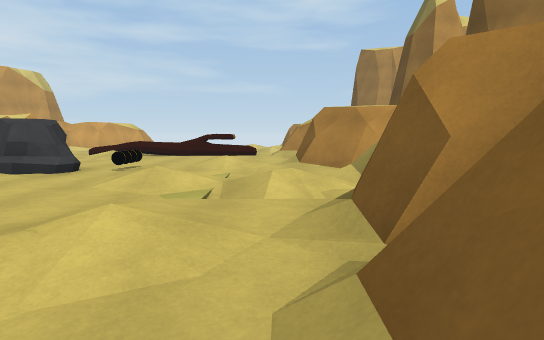
View 1 (above)

16 first-person views from a walk through a 3-D level made in the Unity game engine. The camera is 1.2 m above the floor, tilts 6° down and sees 80° across. The floor is counted in squares, 2 m on a side. Each view is taken from the middle of a square. On the plan, view 1 faces up. The plan holds only what a view shows up to about 10 squares ahead; the rest is blank. The place goes on beyond the plan. The player character is not drawn.

View 2
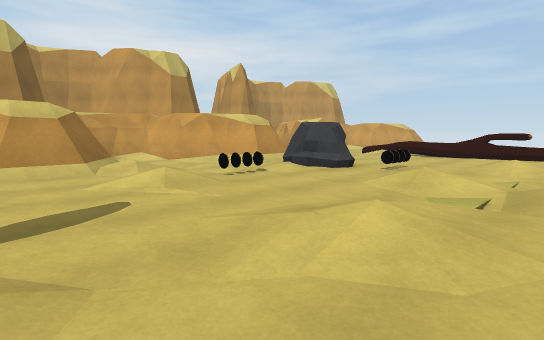

View 3
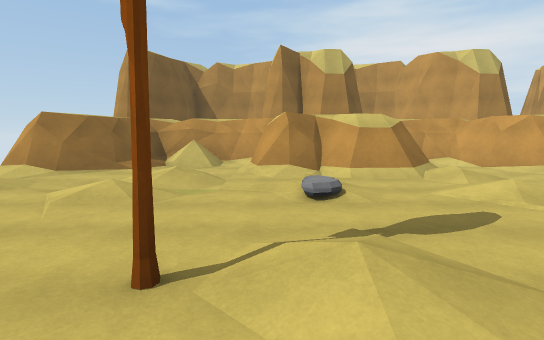

View 4
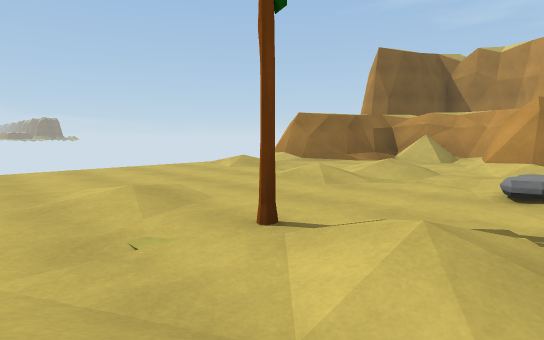

View 5
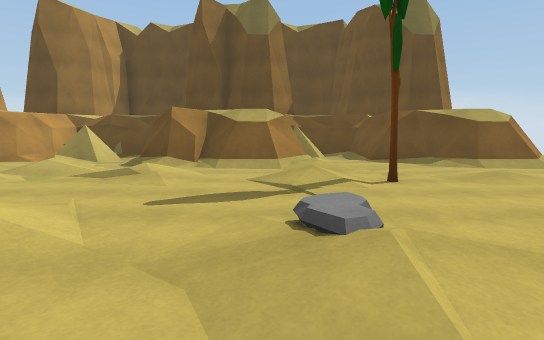

View 6
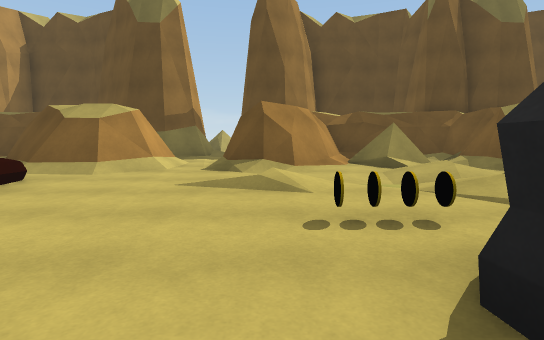

View 7
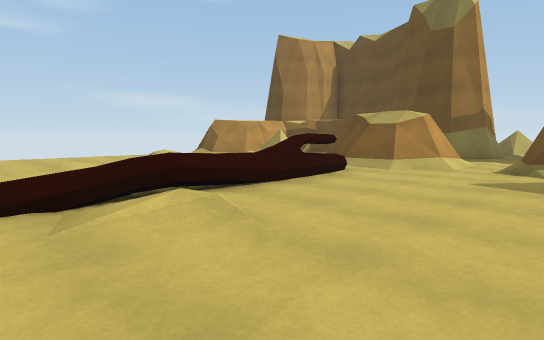

View 8
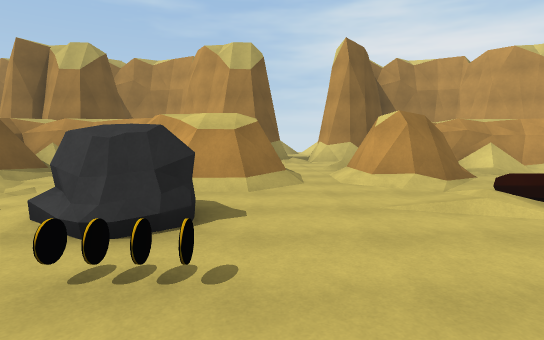

View 9
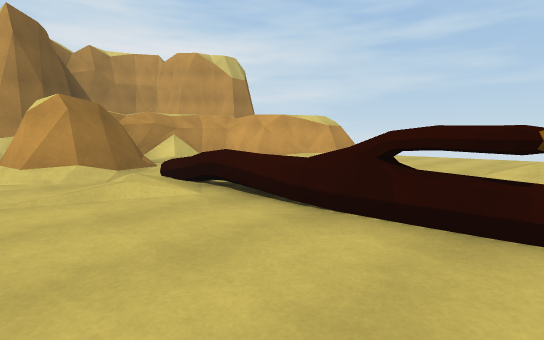

View 10
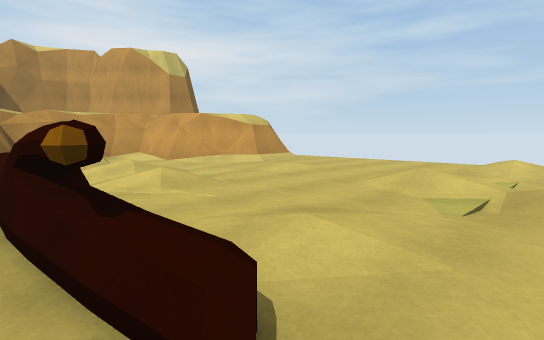

View 11
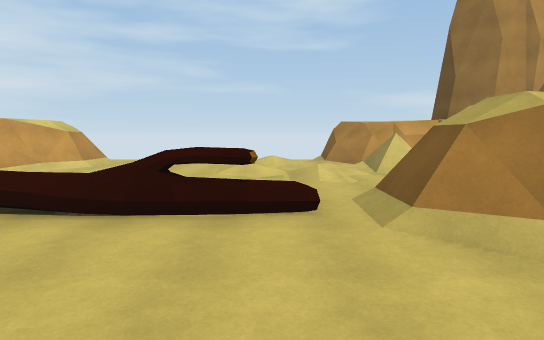

View 12
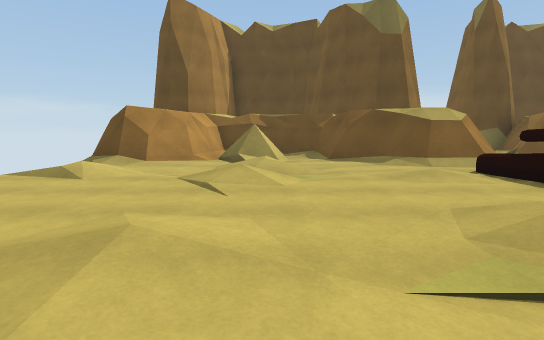

View 13
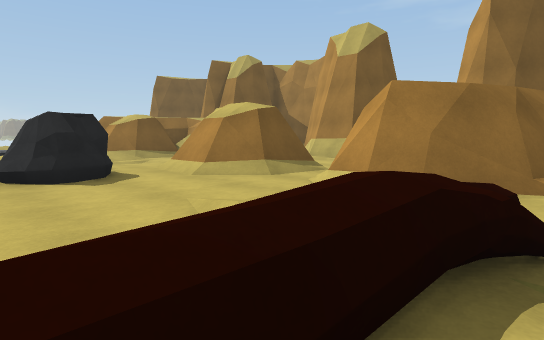

View 14
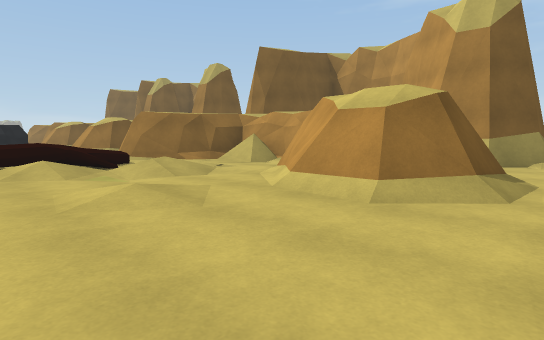

View 15
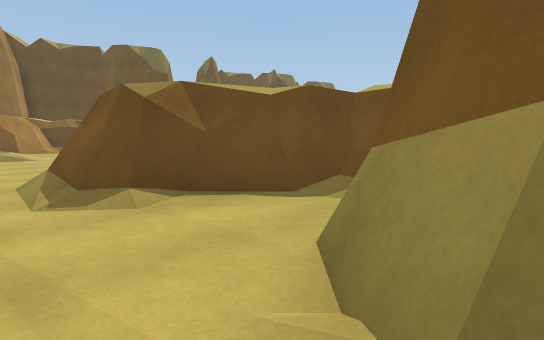

View 16
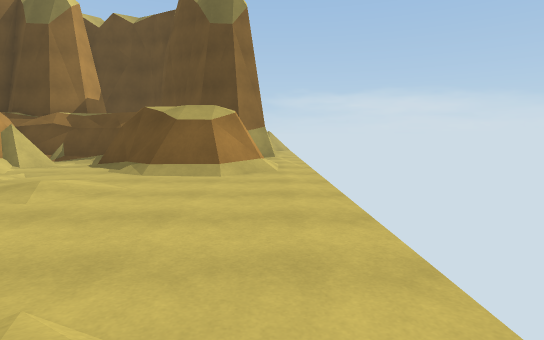

### Floor plan
Key: @ floor where view 1 was taken; # wall or solid block; . main floor; : floor 0.25 m higher than the main floor; - floor 0.25 m lower than the main floor; / step, stairs or slope; = window, fence, low wall or low ledge; R rock; T tree; O other object.
Columns run from 12 left of view 1 to 5 right of it. Each row starts with its distance up from view 1.
 18  ........... #
 17 ##..##.....:.##
 16  ##.###....../##
 15   ####/....///=#
 14    ##/....///==#
 13    #../-....../#
 12    #/-:.:..../##
 11    ##../.....##
 10  #  ##/.==##/## ##
  9  #./##/......//..#
  8  ............//..
  7  #..##/..O.:.####
  6  ##. ##/RO.../##
  5  ## ##//R..//=##
  4    ##/..O..///##
  3    #../.O....//#
  2    ###/.:..:.###
  1     ##/......##
  0      #/./...@###
 -1    ###/..././/##
 -2    #../-..T.../#
 -3    #/-:.:..../##
 -4    ##..-.....##
 -5     ##/...../## ##
 -6      ##......//..#

Where each view was taken, in squares from view 1:
view 1: 0 up, 0 right, facing up
view 2: 0 up, 0 right, facing up-left
view 3: 1 down, 0 right, facing left
view 4: 0 up, 0 right, facing down-left
view 5: 0 up, 6 left, facing right
view 6: 7 up, 5 left, facing right
view 7: 7 up, 6 left, facing up-right
view 8: 7 up, 1 left, facing left
view 9: 8 up, 1 left, facing up-left
view 10: 10 up, 0 right, facing up-left
view 11: 7 up, 1 left, facing up
view 12: 14 up, 6 left, facing right
view 13: 11 up, 3 left, facing down-left
view 14: 18 up, 3 left, facing down-left
view 15: 18 up, 11 left, facing down-right
view 16: 6 down, 5 left, facing right
